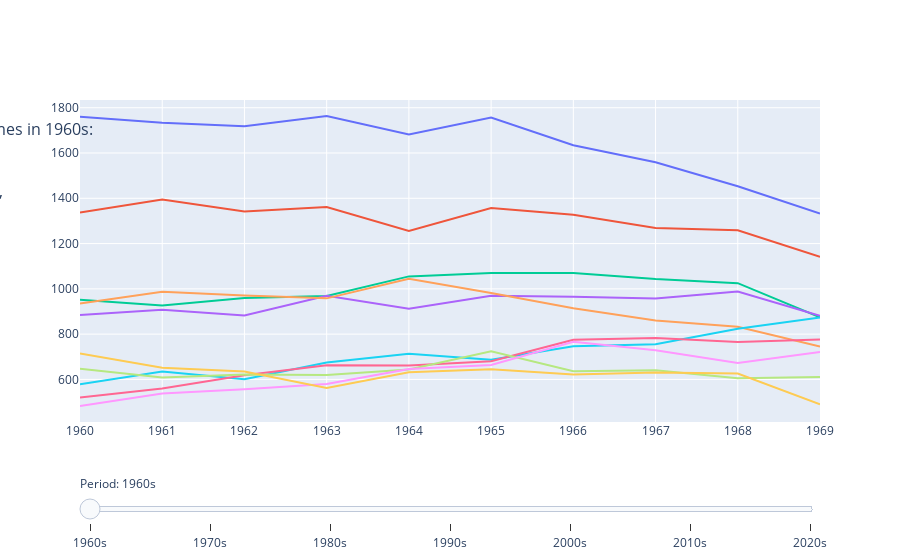

This figure's notebook cell:
### Code cell
import pandas as pd
import plotly.graph_objects as go

# Step 1: Create a new column for 10-year periods
danish_df['Period'] = (danish_df['Year'] // 10) * 10  # Group by decades (e.g., 1960-1969 becomes 1960)

# Step 2: Aggregate by Period, Name, and Year
aggregated_data = (
    danish_df.groupby(['Period', 'Name', 'Year'], as_index=False)['Count']
    .sum()  # Sum counts for the same name within the same period and year
)

# Step 3: Get top 10 names per period
top_names_by_period = (
    aggregated_data.groupby(['Period', 'Name'], as_index=False)['Count']
    .sum()  # Sum total counts for the entire period
    .sort_values(['Period', 'Count'], ascending=[True, False])  # Sort within each period
    .groupby('Period', as_index=False)
    .head(10)  # Keep only the top 10 names per period
)

# Step 4: Prepare the frames for each period
frames = []
for period in top_names_by_period['Period'].unique():
    # Get the top 10 names for the current period
    top_names = top_names_by_period[top_names_by_period['Period'] == period]['Name'].tolist()
    
    # Filter data for the top 10 names in this period
    filtered_data = aggregated_data[(aggregated_data['Period'] == period) & (aggregated_data['Name'].isin(top_names))]
    
    # Ensure all years in the period are covered for each name
    all_years = list(range(period, period + 10))
    filled_data = []
    for name in top_names:
        name_data = filtered_data[filtered_data['Name'] == name]
        # Fill missing years with 0 counts
        name_data = name_data.set_index('Year').reindex(all_years, fill_value=0).reset_index()
        name_data['Name'] = name  # Ensure the name column is preserved
        filled_data.append(name_data)
    
    # Combine all filled data into one DataFrame
    combined_data = pd.concat(filled_data)
    
    # Add line traces for the evolution of each name
    line_traces = []
    for name in top_names:
        name_data = combined_data[combined_data['Name'] == name]
        line_traces.append(go.Scatter(
            x=name_data['Year'],
            y=name_data['Count'],
            mode='lines',
            name=name,
            line=dict(width=2),
            showlegend=False,  # Hide legend for simplicity
        ))

    # Add text annotation for the top names below the plot
    text = f"Top 10 Names in {period}s: " + ", ".join(top_names)
    frame = go.Frame(
        data=line_traces,
        name=str(period),
        layout=go.Layout(
            annotations=[
                dict(
                    text=text,
                    x=0.5,  # Center horizontally
                    y=-0.2,  # Position below the plot
                    xref="paper", yref="paper",
                    showarrow=False,
                    font=dict(size=14),
                    align="center",  # Align text to the center
                )
            ]
        )
    )
    frames.append(frame)

# Step 5: Create the initial figure
initial_period = min(top_names_by_period['Period'].unique())
initial_top_names = top_names_by_period[top_names_by_period['Period'] == initial_period]['Name'].tolist()
initial_filtered_data = aggregated_data[(aggregated_data['Period'] == initial_period) & (aggregated_data['Name'].isin(initial_top_names))]

# Ensure all years are filled for the initial period
all_years = list(range(initial_period, initial_period + 10))
filled_initial_data = []
for name in initial_top_names:
    name_data = initial_filtered_data[initial_filtered_data['Name'] == name]
    name_data = name_data.set_index('Year').reindex(all_years, fill_value=0).reset_index()
    name_data['Name'] = name
    filled_initial_data.append(name_data)

combined_initial_data = pd.concat(filled_initial_data)

initial_data = []
for name in initial_top_names:
    name_data = combined_initial_data[combined_initial_data['Name'] == name]
    initial_data.append(go.Scatter(
        x=name_data['Year'],
        y=name_data['Count'],
        mode='lines',
        name=name,
        line=dict(width=2),
        showlegend=False,
    ))

initial_text = f"Top 10 Danish Names in {initial_period}s:<br>" + ",<br>".join(initial_top_names)

fig = go.Figure(
    data=initial_data,
    layout=go.Layout(
        annotations=[
            dict(
                text=initial_text,
                x=-0.3, y=0.95,
                xref="paper", yref="paper",
                showarrow=False,
                font=dict(size=16),
                align="center",
            )
        ],
        sliders=[dict(
            active=0,
            currentvalue={"prefix": "Period: "},
            pad={"t": 50},
            steps=[
                dict(
                    method="animate",
                    args=[
                        [str(period)],  # Name of the frame
                        {"mode": "immediate", "frame": {"duration": 500, "redraw": True}}  # Animation settings
                    ],
                    label=f"{period}s",
                )
                for period in top_names_by_period['Period'].unique()
            ],
        )],
    ),
    frames=frames
)

# Step 6: Show the figure
fig.show()

# saving the figure to an html file
fig.write_html("danish_names_evolution_by_decades.html")

### Figure 1 — Plotly figure (JSON) as saved in the notebook; plotly's stock layout.template omitted (floating-point values rounded to 4 significant figures)
{"data": [{"line": {"width": 2}, "mode": "lines", "name": "ANNE", "showlegend": false, "type": "scatter", "x": [1960, 1961, 1962, 1963, 1964, 1965, 1966, 1967, 1968, 1969], "y": [1760, 1734, 1718, 1763, 1682, 1757, 1634, 1559, 1453, 1333]}, {"line": {"width": 2}, "mode": "lines", "name": "JAN", "showlegend": false, "type": "scatter", "x": [1960, 1961, 1962, 1963, 1964, 1965, 1966, 1967, 1968, 1969], "y": [1337, 1395, 1342, 1361, 1256, 1357, 1327, 1269, 1259, 1141]}, {"line": {"width": 2}, "mode": "lines", "name": "BJORN", "showlegend": false, "type": "scatter", "x": [1960, 1961, 1962, 1963, 1964, 1965, 1966, 1967, 1968, 1969], "y": [952, 927, 960, 968, 1055, 1070, 1070, 1043, 1025, 874]}, {"line": {"width": 2}, "mode": "lines", "name": "GEIR", "showlegend": false, "type": "scatter", "x": [1960, 1961, 1962, 1963, 1964, 1965, 1966, 1967, 1968, 1969], "y": [885, 908, 882, 969, 912, 970, 965, 957, 988, 881]}, {"line": {"width": 2}, "mode": "lines", "name": "PER", "showlegend": false, "type": "scatter", "x": [1960, 1961, 1962, 1963, 1964, 1965, 1966, 1967, 1968, 1969], "y": [935, 987, 971, 958, 1045, 982, 914, 860, 833, 745]}, {"line": {"width": 2}, "mode": "lines", "name": "RUNE", "showlegend": false, "type": "scatter", "x": [1960, 1961, 1962, 1963, 1964, 1965, 1966, 1967, 1968, 1969], "y": [579, 635, 601, 675, 713, 687, 746, 755, 824, 873]}, {"line": {"width": 2}, "mode": "lines", "name": "HILDE", "showlegend": false, "type": "scatter", "x": [1960, 1961, 1962, 1963, 1964, 1965, 1966, 1967, 1968, 1969], "y": [520, 560, 618, 663, 661, 680, 775, 783, 765, 776]}, {"line": {"width": 2}, "mode": "lines", "name": "TERJE", "showlegend": false, "type": "scatter", "x": [1960, 1961, 1962, 1963, 1964, 1965, 1966, 1967, 1968, 1969], "y": [647, 608, 622, 620, 644, 724, 636, 641, 605, 611]}, {"line": {"width": 2}, "mode": "lines", "name": "NINA", "showlegend": false, "type": "scatter", "x": [1960, 1961, 1962, 1963, 1964, 1965, 1966, 1967, 1968, 1969], "y": [483, 538, 556, 580, 646, 664, 766, 729, 673, 721]}, {"line": {"width": 2}, "mode": "lines", "name": "BENTE", "showlegend": false, "type": "scatter", "x": [1960, 1961, 1962, 1963, 1964, 1965, 1966, 1967, 1968, 1969], "y": [714, 651, 635, 562, 632, 645, 622, 630, 626, 490]}], "layout": {"annotations": [{"align": "center", "font": {"size": 16}, "showarrow": false, "text": "Top 10 Danish Names in 1960s:<br>ANNE,<br>JAN,<br>BJORN,<br>GEIR,<br>PER,<br>RUNE,<br>HILDE,<br>TERJE,<br>NINA,<br>BENTE", "x": -0.3, "xref": "paper", "y": 0.95, "yref": "paper"}], "sliders": [{"active": 0, "currentvalue": {"prefix": "Period: "}, "pad": {"t": 50}, "steps": [{"args": [["1960"], {"frame": {"duration": 500, "redraw": true}, "mode": "immediate"}], "label": "1960s", "method": "animate"}, {"args": [["1970"], {"frame": {"duration": 500, "redraw": true}, "mode": "immediate"}], "label": "1970s", "method": "animate"}, {"args": [["1980"], {"frame": {"duration": 500, "redraw": true}, "mode": "immediate"}], "label": "1980s", "method": "animate"}, {"args": [["1990"], {"frame": {"duration": 500, "redraw": true}, "mode": "immediate"}], "label": "1990s", "method": "animate"}, {"args": [["2000"], {"frame": {"duration": 500, "redraw": true}, "mode": "immediate"}], "label": "2000s", "method": "animate"}, {"args": [["2010"], {"frame": {"duration": 500, "redraw": true}, "mode": "immediate"}], "label": "2010s", "method": "animate"}, {"args": [["2020"], {"frame": {"duration": 500, "redraw": true}, "mode": "immediate"}], "label": "2020s", "method": "animate"}]}]}}
